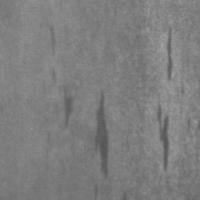
#> input picture Image_processing/Lab6/Lab06 - Image/DefectA 03.bmp, 200 x 200 px; its folder holds 5 pictures in this run
$ jupyter execute Test.ipynb
#> lines starting #> are read from the running program, lines starting #| are printed output that depends on the picture; after the words box and inside, x2 and y2 are one past the last pixel; in counts of white or black regions, pixels touching at a corner belong together
[cell 1]
import numpy as np
import cv2
from matplotlib import pyplot as plt
from skimage.color import rgb2gray
from skimage.filters import threshold_otsu
from skimage.measure import label, regionprops
from skimage.segmentation import mark_boundaries
from scipy import ndimage as ndi
import pandas as pd
import json
import os
import timeit
import random

[cell 2]
def ShowImage(ImageList, nRows = 1, nCols = 2, WidthSpace = 0.00, HeightSpace = 0.00):
    from matplotlib import pyplot as plt
    import matplotlib.gridspec as gridspec
    gs = gridspec.GridSpec(nRows, nCols)
    gs.update(wspace=WidthSpace, hspace=HeightSpace) # set the spacing between axes.
    plt.figure(figsize=(20,20))
    for i in range(len(ImageList)):
        ax1 = plt.subplot(gs[i])
        ax1.set_xticklabels([])
        ax1.set_yticklabels([])
        ax1.set_aspect('equal')

        plt.subplot(nRows, nCols,i+1)

        image = ImageList[i].copy()
        if (len(image.shape) < 3):
            plt.imshow(image, plt.cm.gray)
        else:
            plt.imshow(image)
        plt.title("Image " + str(i))
        plt.axis('off')
    plt.show()

def morphology(Mask, Size):
    from skimage.morphology import erosion, dilation, opening, closing, white_tophat
    from skimage.morphology import disk
    selem = disk(abs(Size))
    if(Size > 0):
        result = dilation(Mask, selem)
    else:
        result = erosion(Mask, selem)
    return result

import os
import pandas as pd
def get_subfiles(dir):
    "Get a list of immediate subfiles"
    return next(os.walk(dir))[2]

def SegmentColorImageByMask(IM, Mask):
    Mask = Mask.astype(np.uint8)
    result = cv2.bitwise_and(IM, IM, mask = Mask)
    return result

def SegmentationByOtsu(image, mask):
    image_process = image.copy()
    image_mask = mask.copy()
    image_process[image_mask == 0] = 0
    ListPixel = image_process.ravel()
    ListPixel = ListPixel[ListPixel > 0]
    from skimage.filters import threshold_otsu
    otsu_thresh = threshold_otsu(ListPixel)
    return otsu_thresh


def ResizeImage(IM, DesiredWidth, DesiredHeight):
    from skimage.transform import rescale, resize
    OrigWidth = float(IM.shape[1])
    OrigHeight = float(IM.shape[0])
    Width = DesiredWidth
    Height = DesiredHeight

    if((Width == 0) & (Height == 0)):
        return IM

    if(Width == 0):
        Width = int((OrigWidth * Height)/OrigHeight)

    if(Height == 0):
        Height = int((OrigHeight * Width)/OrigWidth)

    dim = (Width, Height)
    # print(dim)
    resizedIM = cv2.resize(IM, dim, interpolation = cv2.INTER_NEAREST)
    # imshows([IM, resizedIM], ["Image", "resizedIM"],1,2)
    return resizedIM


def SegmentByKmeans(image_orig, nClusters = 3):
    img = image_orig.copy()
    Z = img.reshape((-1,3))
    # convert to np.float32
    Z = np.float32(Z)
    # define criteria, number of clusters(K) and apply kmeans()
    criteria = (cv2.TERM_CRITERIA_EPS + cv2.TERM_CRITERIA_MAX_ITER, 100, 1.0)
    K = nClusters
    ret,labellist,center=cv2.kmeans(Z,K,None,criteria,10,cv2.KMEANS_RANDOM_CENTERS)
    # Now convert back into uint8, and make original image
    center = np.uint8(center)
    res = center[labellist.flatten()]
    res2 = res.reshape((img.shape))
    label2 = labellist.reshape((img.shape[:2]))
    image_index = label2
    image_kmeans = res2
    # Sort to make sure the index is stable
    AreaList = []
    for idx in range(image_index.max() + 1):
        mask = image_index == idx
        AreaList.append(mask.sum().sum())
    sort_index = np.argsort(AreaList)[::-1]
    index = 0
    image_index1 = image_index * 0
    for idx in sort_index:
        image_index1[image_index == idx] = index
        index = index + 1
    image_index = image_index1.copy()
    return image_index, image_kmeans


def LabelObjectByMask(image_orig, image_mask, type = "BBox", color = (0,255,0), thick = 2):
    image_input = image_orig.copy()
    image_output = image_input.copy()

    label_img = label(image_mask)
    regions = regionprops(label_img)
    for props in regions:
        minr, minc, maxr, maxc = props.bbox
        left_top = (minc, minr)
        right_bottom = (maxc, maxr)
        at_row, at_col = props.centroid

        if(type == "Center"):
            cv2.drawMarker(image_output, (int(at_col), int(at_row)),color, markerType=cv2.MARKER_STAR, markerSize=15, thickness= 1, line_type=cv2.LINE_AA)
        if(type == "BBox"):
            cv2.rectangle(image_output,left_top, right_bottom, color ,thick)
    if(type == "Boundary"):
        color = [(number / 255) for number in color]
        image_mask = morphology(image_mask, 1)
        image_output = mark_boundaries(image_output, image_mask, color = color, mode='thick')
    if(type == "Fill"):
        image_output[image_mask > 0] = color
    return image_output


def SelectMaskByThreshArea(Mask, minArea = 300, maxArea = 100000):
    import pandas as pd
    from skimage.measure import label, regionprops

    mask = Mask.copy()
    mask_output = mask * 0
    bboxList = []

    label_img = label(mask)
    regions = regionprops(label_img)
    for props in regions:
        area = props.area
        label = props.label
        if((area > minArea) and (area < maxArea)):
            mask_output = mask_output + (label_img == label).astype(int)
    return mask_output


DataPath = "Lab06 - Image/"
path = DataPath
all_names = get_subfiles(path)

print("Number of Images:", len(all_names))
IMG = []
for i in range(len(all_names)):
    tmp = cv2.imread(path + all_names[i])
#> tmp is the input picture: shape (200, 200, 3); min 84, max 165, mean 126
    IMG.append(tmp)
SegDataIMG = IMG.copy()
SegDataName = all_names

# test

[cell 3]
FileName = 'DefectA 01.bmp'
idx = SegDataName.index(FileName)
image = SegDataIMG[idx]
image_orig = ResizeImage(image, DesiredWidth = 0, DesiredHeight = 350)
image_orig = cv2.cvtColor(image, cv2.COLOR_BGR2RGB)
image_gray = cv2.cvtColor(image,cv2.COLOR_BGR2GRAY)
image_hsv = cv2.cvtColor(image, cv2.COLOR_BGR2HSV)
#> image_hsv: shape (200, 200, 3); mean H, S, V 0, 0, 112.4
image_ycbcr = cv2.cvtColor(image, cv2.COLOR_BGR2YCR_CB)
#> image_ycbcr: shape (200, 200, 3); mean of channels 0, 1, 2 112.4, 128, 128
image_index, image_kmeans = SegmentByKmeans(image_orig, nClusters = 4) # Chọn số cluster để tách vật thể ra cảnh nền
#> in SegmentByKmeans, `ret,labellist,center=cv2.kmeans(Z,K,None,criteria,10,cv2.KMEANS_RANDOM..`: ret = 2593114.7; center = [[122.2, 122.2, 122.2], [136, 136, 136], [104.7, 104.7, 104.7], [90.23, 90.23, 90.23]]
#> in SegmentByKmeans, `center = np.uint8(center)`: center = [[122, 122, 122], [135, 135, 135], [104, 104, 104], [90, 90, 90]]
#> in SegmentByKmeans, `label2 = labellist.reshape((img.shape[:2]))`: label2: shape (200, 200) int32; 4 distinct labels, from 0 to 3
#> after the loop in SegmentByKmeans, `for idx in range(image_index.max() + 1):`:
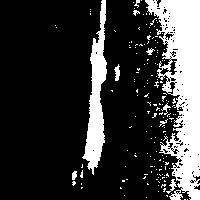
#> mask: shape (200, 200) bool; 21.3% white; 164 white regions (154 under 20 px), largest, box (x1, y1, x2, y2) and area: (145, 0, 200, 200) 5870, (82, 0, 107, 175) 1953, (114, 64, 120, 81) 63
#> after the loop in SegmentByKmeans, `for idx in range(image_index.max() + 1):`: AreaList = [11352, 7465, 12649, 8534]
#> in SegmentByKmeans, `sort_index = np.argsort(AreaList)[::-1]`: sort_index = [2, 0, 3, 1]
#> in SegmentByKmeans, `image_index1 = image_index * 0`: image_index1: shape (200, 200) int32; every value is 0
#> the loop in SegmentByKmeans, `for idx in sort_index:` made 4 passes
#> idx on passes 1, 2, 4: 2, 0, 1
#> after the loop in SegmentByKmeans, `for idx in sort_index:`:
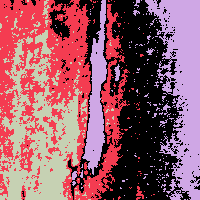
#> image_index1: shape (200, 200) int32; 4 distinct labels, from 0 to 3; one colour per label, 0 black
#> after the loop in SegmentByKmeans, `for idx in sort_index:`: index = 4
# ShowImage([image_orig, image_index, image_kmeans], 1, 3)
mask_list = []
mask_abnormal = image_gray * 0
#> mask_abnormal: shape (200, 200); every value is 0
for idx in range(image_index.max() + 1):
    imask = image_index == idx
    mask_small = SelectMaskByThreshArea(imask, minArea = 200, maxArea = 1000)
    mask_list.append(imask)
    mask_abnormal = mask_abnormal + mask_small
#> this loop made 4 passes
#> pass 1, in SelectMaskByThreshArea, `label_img = label(mask)`:
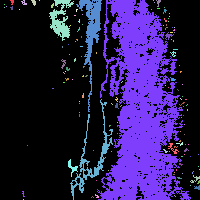
#> label_img: shape (200, 200) int32; 142 distinct labels, from 0 to 141; one colour per label, 0 black
#> after the loop: mask_abnormal: shape (200, 200) int64; values 0 (black) and 1 (white), 5.3% white; 4 white regions, box (x1, y1, x2, y2) and area: (76, 0, 102, 112) 763, (70, 99, 113, 200) 607, (49, 0, 74, 41) 443, (14, 135, 35, 173) 305
ShowImage(mask_list, 1, len(mask_list))
ShowImage([mask_abnormal], 1, 3)


# Chọn cái nào segment đc cái vết  (image 3)

[cell 4]
imask = image_index == 3   # chọn ảnh 3 như trên

label_img = label(imask)
#> label_img: shape (200, 200) int32; 157 distinct labels, from 0 to 156

regions = regionprops(label_img, intensity_image = image_hsv[:,:,0])
for props in regions:
        area = props.area
        ilabel = props.label
        imask = label_img == ilabel
        if area > 1900 and area < 2000:
            print(area)      # in ra diện tích của vết
            plt.imshow(imask, cmap = plt.cm.gray)
            plt.show()

# CODE

[cell 5]
FileName = 'DefectA 01.bmp'
idx = SegDataName.index(FileName)
print("Selected Image : ", "\nIndex ", idx, "\nName ", SegDataName[idx])
image = SegDataIMG[idx]
image_orig = ResizeImage(image, DesiredWidth = 0, DesiredHeight = 350)
image_orig = cv2.cvtColor(image, cv2.COLOR_BGR2RGB)
image_gray = cv2.cvtColor(image,cv2.COLOR_BGR2GRAY)
image_hsv = cv2.cvtColor(image, cv2.COLOR_BGR2HSV)
image_ycbcr = cv2.cvtColor(image, cv2.COLOR_BGR2YCR_CB)


h = image_hsv[:,:,0]
s = image_hsv[:,:,1]
v = image_hsv[:,:,2]
y = image_ycbcr[:,:,0]
cb = image_ycbcr[:,:,1]
#> cb: shape (200, 200); every value is 128
cr = image_ycbcr[:,:,2]


image_index, image_kmeans = SegmentByKmeans(image_orig, nClusters = 4)
#> call 2 of SegmentByKmeans, with nClusters = 4
#> in SegmentByKmeans (call 2), `ret,labellist,center=cv2.kmeans(Z,K,None,criteria,10,cv2.KMEANS_RANDOM..`: ret = 2576505.7; center = [[89.55, 89.55, 89.55], [121.2, 121.2, 121.2], [103.9, 103.9, 103.9], [135.2, 135.2, 135.2]]
#> in SegmentByKmeans (call 2), `center = np.uint8(center)`: center = [[89, 89, 89], [121, 121, 121], [103, 103, 103], [135, 135, 135]]
#> in SegmentByKmeans (call 2), `label2 = labellist.reshape((img.shape[:2]))`:
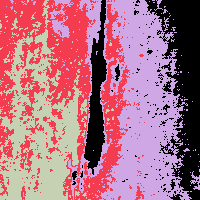
#> label2: shape (200, 200) int32; 4 distinct labels, from 0 to 3; one colour per label, 0 black
#> after the loop in SegmentByKmeans (call 2), `for idx in range(image_index.max() + 1):`:
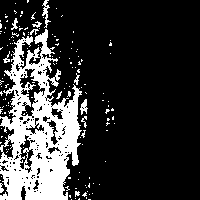
#> mask: shape (200, 200) bool; 20.8% white; 151 white regions (139 under 20 px), largest, box (x1, y1, x2, y2) and area: (0, 29, 82, 200) 7468, (42, 0, 51, 28) 95, (80, 99, 88, 115) 69
#> after the loop in SegmentByKmeans (call 2), `for idx in range(image_index.max() + 1):`: AreaList = [7755, 11069, 12870, 8306]
#> in SegmentByKmeans (call 2), `sort_index = np.argsort(AreaList)[::-1]`: sort_index = [2, 1, 3, 0]
#> the loop in SegmentByKmeans (call 2), `for idx in sort_index:` made 4 passes
#> after the loop in SegmentByKmeans (call 2), `for idx in sort_index:`:
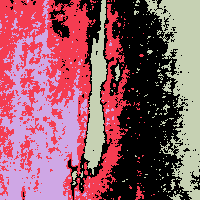
#> image_index1: shape (200, 200) int32; 4 distinct labels, from 0 to 3; one colour per label, 0 black
#> after the loop in SegmentByKmeans (call 2), `for idx in sort_index:`: index = 4

mask_list = []
mask_abnormal = image_gray * 0
for idx in range(image_index.max() + 1):
    imask = image_index == idx
    mask_small = SelectMaskByThreshArea(imask, minArea = 0, maxArea = 2000)
    mask_list.append(imask)
    mask_abnormal = mask_abnormal + mask_small
#> this loop made 4 passes
#> pass 1, in SelectMaskByThreshArea (call 5), `label_img = label(mask)`:
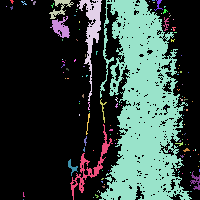
#> label_img: shape (200, 200) int32; 137 distinct labels, from 0 to 136; one colour per label, 0 black
#> after the loop: mask_abnormal: shape (200, 200) int64; values 0 (black) and 1 (white), 19.2% white; 553 white regions (520 under 20 px), largest, box (x1, y1, x2, y2) and area: (68, 0, 113, 200) 3519, (20, 69, 45, 118) 443, (0, 126, 14, 159) 285

imask = image_index == 3
label_img = label(imask)
#> label_img: shape (200, 200) int32; 140 distinct labels, from 0 to 139
regions = regionprops(label_img, intensity_image = image_hsv[:,:,0])

mask_condition1 = mask_abnormal * 0
mask_condition2 = mask_abnormal * 0
for props in regions:
    area = props.area
    ilabel = props.label
    imask = label_img == ilabel
    imean = props.mean_intensity
    imax = props.max_intensity
    imin = props.min_intensity
    condition1 = (area > 1900) and (area < 2000) and (imean < 70)

    if(condition1):
        mask_condition1 = mask_condition1 + (imask).astype(int)

image_output1 = LabelObjectByMask(image_orig, mask_condition1, type = "Fill", color = (0,255,0), thick = 2)
#> in LabelObjectByMask, `regions = regionprops(label_img)`: regions = 1 regions; box (x1, y1, x2, y2) and area: (84, 0, 107, 175) 1906
#> the loop in LabelObjectByMask, `for props in regions:` made 1 pass
#> (minr, minc, maxr, maxc, left_top, right_bottom, at_row, at_col) on pass 1: (0, 84, 175, 107, (84, 0), (107, 175), 97.86, 96.27)
#> in LabelObjectByMask, `image_output[image_mask > 0] = color`: image_output: shape (200, 200, 3); mean R, G, B 108.3, 120.4, 108.3
image_output2 = LabelObjectByMask(image_orig, mask_condition1, type = "BBox", color = (0,255,0), thick = 2)
#> call 2 of LabelObjectByMask, with type = 'BBox', color = (0, 255, 0), thick = 2
#> the loop in LabelObjectByMask (call 2), `for props in regions:` made 1 pass
#> after the loop in LabelObjectByMask (call 2), `for props in regions:`:
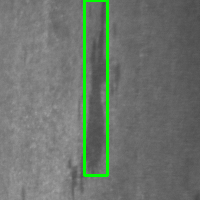
#> image_output: shape (200, 200, 3); mean R, G, B 109, 116.4, 109
image_output3 = LabelObjectByMask(image_orig, mask_condition1, type = "Center", color = (0,255,0), thick = 2)
#> call 3 of LabelObjectByMask, with type = 'Center', color = (0, 255, 0), thick = 2
#> the loop in LabelObjectByMask (call 3), `for props in regions:` made 1 pass
#> after the loop in LabelObjectByMask (call 3), `for props in regions:`:
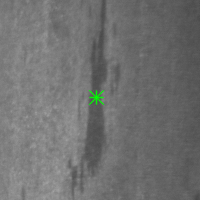
#> image_output: shape (200, 200, 3); mean R, G, B 112.2, 112.7, 112.2
image_output4 = LabelObjectByMask(image_orig, mask_condition1, type = "Boundary", color = (0,255,0), thick =
2)
#> in morphology, `result = dilation(Mask, selem)`:
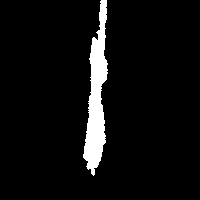
#> result: shape (200, 200) int64; values 0 (black) and 1 (white), 5.7% white; 1 white region, box (x1, y1, x2, y2) and area: (83, 0, 108, 176) 2287
ShowImage([image_output1, image_output2, image_output3, image_output4], 1, 4)
